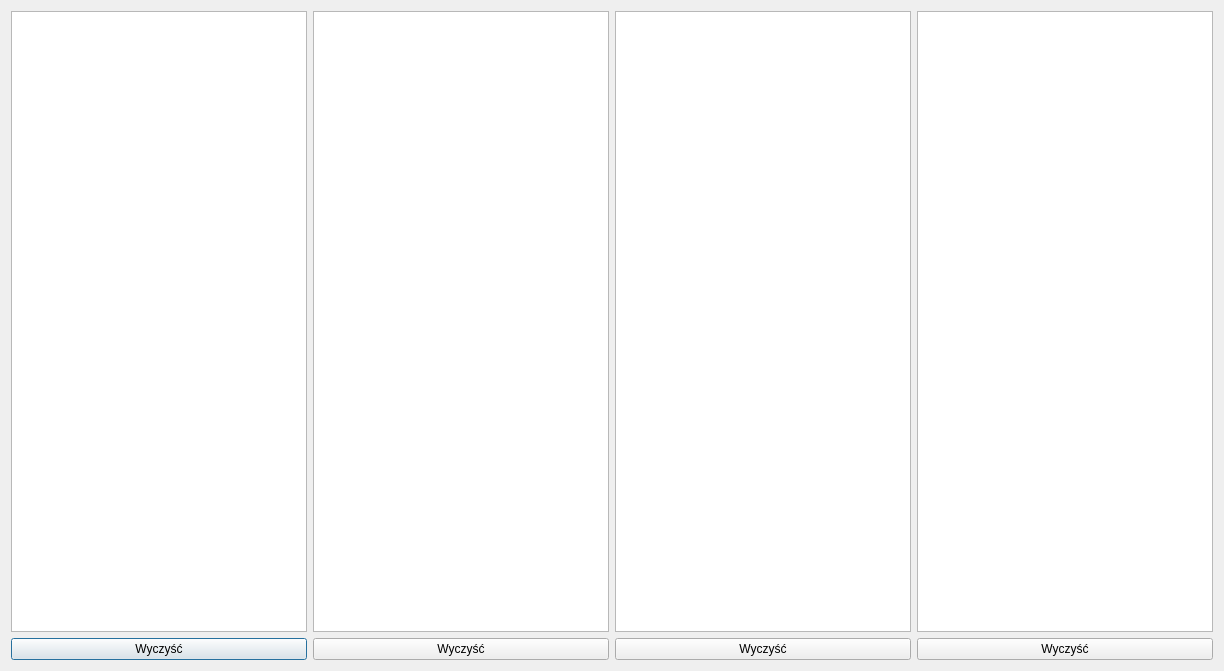
<?xml version="1.0" encoding="UTF-8"?>
<ui version="4.0">
 <class>DebugDialog</class>
 <widget class="QDialog" name="DebugDialog">
  <property name="geometry">
   <rect>
    <x>0</x>
    <y>0</y>
    <width>1224</width>
    <height>671</height>
   </rect>
  </property>
  <property name="windowTitle">
   <string>Dialog</string>
  </property>
  <layout class="QGridLayout" name="gridLayout">
   <item row="0" column="3">
    <widget class="QPlainTextEdit" name="pt_test"/>
   </item>
   <item row="0" column="0">
    <widget class="QPlainTextEdit" name="pt_comm"/>
   </item>
   <item row="0" column="1">
    <widget class="QPlainTextEdit" name="pt_user"/>
   </item>
   <item row="0" column="2">
    <widget class="QPlainTextEdit" name="pt_gui"/>
   </item>
   <item row="1" column="0">
    <widget class="QPushButton" name="pb1">
     <property name="text">
      <string>Wyczyść</string>
     </property>
    </widget>
   </item>
   <item row="1" column="1">
    <widget class="QPushButton" name="pb2">
     <property name="text">
      <string>Wyczyść</string>
     </property>
    </widget>
   </item>
   <item row="1" column="2">
    <widget class="QPushButton" name="pb3">
     <property name="text">
      <string>Wyczyść</string>
     </property>
    </widget>
   </item>
   <item row="1" column="3">
    <widget class="QPushButton" name="pb4">
     <property name="text">
      <string>Wyczyść</string>
     </property>
    </widget>
   </item>
  </layout>
 </widget>
 <resources/>
 <connections/>
</ui>
